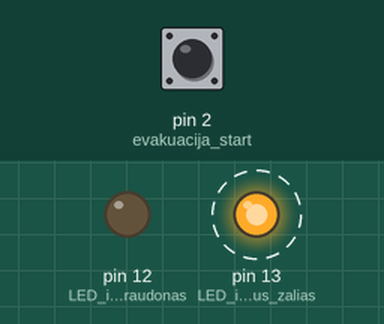
Simulated run of this sketch. Board: Arduino Uno, built with avr-gcc and run on an emulated ATmega328P. On the bench: output pins drawn as LEDs (lit = HIGH). Dashed ring = blinking. The test bench sets the inputs (shaded band); at power-on: pin 2 (evakuacija_start) LOW. What the sketch prints to the serial monitor is not drawn.

Above: at 5.0 s.
5.1 s: pin 2 (evakuacija_start) pulled HIGH for 1.8 s
At 8.3 s:
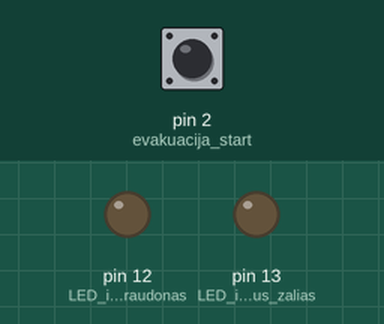
At 9.6 s:
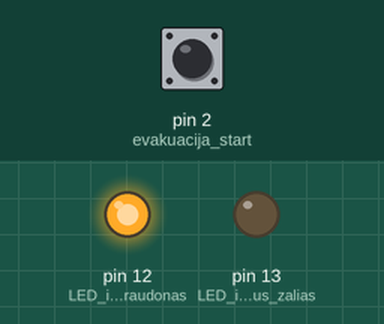
Timing chart, 0 to 16.0 s (numbered marks = the images above; inputs shaded):
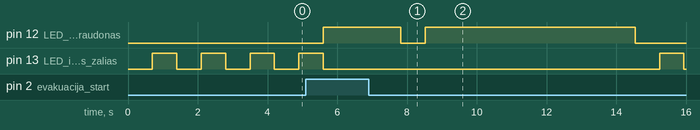

The sketch:

panel7.ino
```cpp
#include <avr/pgmspace.h>
#include <avr/wdt.h>

const byte D025x1u[] PROGMEM =  {0x00, 0x3A, 0x30, 0x30, 0x31, 0x39, 0x30, 0x30, 0x34, 0x32, 0x41, 0x35, 0x0D, 0x0A, 0x00, 0x3A, 0x30, 0x30, 0x31, 0x39, 0x30, 0x30, 0x41, 0x30, 0x34, 0x37, 0x0D, 0x0A, 0x00, 0x3A, 0x30, 0x34, 0x31, 0x39, 0x30, 0x30, 0x43, 0x30, 0x30, 0x30, 0x30, 0x34, 0x43, 0x46, 0x46, 0x43, 0x35, 0x34, 0x0D, 0x0A};
const byte D025x1l[] PROGMEM =  {0x00, 0x3A, 0x30, 0x30, 0x31, 0x39, 0x30, 0x30, 0x34, 0x31, 0x41, 0x36, 0x0D, 0x0A, 0x00, 0x3A, 0x30, 0x30, 0x31, 0x39, 0x30, 0x30, 0x41, 0x30, 0x34, 0x37, 0x0D, 0x0A, 0x00, 0x3A, 0x30, 0x34, 0x31, 0x39, 0x30, 0x30, 0x43, 0x30, 0x30, 0x30, 0x30, 0x34, 0x43, 0x46, 0x46, 0x43, 0x35, 0x34, 0x0D, 0x0A};
const byte D027x1u[] PROGMEM =  {0x00, 0x3A, 0x30, 0x30, 0x31, 0x42, 0x30, 0x30, 0x34, 0x32, 0x41, 0x33, 0x0D, 0x0A, 0x00, 0x3A, 0x30, 0x30, 0x31, 0x42, 0x30, 0x30, 0x41, 0x30, 0x34, 0x35, 0x0D, 0x0A, 0x00, 0x3A, 0x30, 0x34, 0x31, 0x42, 0x30, 0x30, 0x43, 0x30, 0x30, 0x30, 0x30, 0x34, 0x43, 0x46, 0x46, 0x43, 0x35, 0x32, 0x0D, 0x0A};
const byte D027x1l[] PROGMEM =  {0x00, 0x3A, 0x30, 0x30, 0x31, 0x42, 0x30, 0x30, 0x34, 0x31, 0x41, 0x34, 0x0D, 0x0A, 0x00, 0x3A, 0x30, 0x30, 0x31, 0x42, 0x30, 0x30, 0x41, 0x30, 0x34, 0x35, 0x0D, 0x0A, 0x00, 0x3A, 0x30, 0x34, 0x31, 0x42, 0x30, 0x30, 0x43, 0x30, 0x30, 0x30, 0x30, 0x34, 0x43, 0x46, 0x46, 0x43, 0x35, 0x32, 0x0D, 0x0A};
const byte D027x2u[] PROGMEM =  {0x00, 0x3A, 0x30, 0x30, 0x31, 0x42, 0x30, 0x30, 0x34, 0x36, 0x39, 0x46, 0x0D, 0x0A, 0x00, 0x3A, 0x30, 0x30, 0x31, 0x42, 0x30, 0x30, 0x41, 0x30, 0x34, 0x35, 0x0D, 0x0A, 0x00, 0x3A, 0x30, 0x34, 0x31, 0x42, 0x30, 0x30, 0x43, 0x30, 0x30, 0x30, 0x30, 0x34, 0x43, 0x46, 0x46, 0x43, 0x35, 0x32, 0x0D, 0x0A};
const byte D027x2l[] PROGMEM =  {0x00, 0x3A, 0x30, 0x30, 0x31, 0x42, 0x30, 0x30, 0x34, 0x35, 0x41, 0x30, 0x0D, 0x0A, 0x00, 0x3A, 0x30, 0x30, 0x31, 0x42, 0x30, 0x30, 0x41, 0x30, 0x34, 0x35, 0x0D, 0x0A, 0x00, 0x3A, 0x30, 0x34, 0x31, 0x42, 0x30, 0x30, 0x43, 0x30, 0x30, 0x30, 0x30, 0x34, 0x43, 0x46, 0x46, 0x43, 0x35, 0x32, 0x0D, 0x0A};
const byte D031x1u[] PROGMEM =  {0x00, 0x3A, 0x30, 0x30, 0x31, 0x46, 0x30, 0x30, 0x34, 0x36, 0x39, 0x42, 0x0D, 0x0A, 0x00, 0x3A, 0x30, 0x30, 0x31, 0x46, 0x30, 0x30, 0x34, 0x32, 0x39, 0x46, 0x0D, 0x0A, 0x00, 0x3A, 0x30, 0x30, 0x31, 0x46, 0x30, 0x30, 0x41, 0x30, 0x34, 0x31, 0x0D, 0x0A};
const byte D031x1l[] PROGMEM =  {0x00, 0x3A, 0x30, 0x30, 0x31, 0x46, 0x30, 0x30, 0x34, 0x35, 0x39, 0x43, 0x0D, 0x0A, 0x00, 0x3A, 0x30, 0x30, 0x31, 0x46, 0x30, 0x30, 0x34, 0x31, 0x41, 0x30, 0x0D, 0x0A, 0x00, 0x3A, 0x30, 0x30, 0x31, 0x46, 0x30, 0x30, 0x41, 0x30, 0x34, 0x31, 0x0D, 0x0A};
const byte D034x1u[] PROGMEM =  {0x00, 0x3A, 0x30, 0x30, 0x32, 0x32, 0x30, 0x30, 0x34, 0x36, 0x39, 0x38, 0x0D, 0x0A, 0x00, 0x3A, 0x30, 0x30, 0x32, 0x32, 0x30, 0x30, 0x34, 0x32, 0x39, 0x43, 0x0D, 0x0A, 0x00, 0x3A, 0x30, 0x30, 0x32, 0x32, 0x30, 0x30, 0x41, 0x30, 0x33, 0x45, 0x0D, 0x0A};
const byte D034x1l[] PROGMEM =  {0x00, 0x3A, 0x30, 0x30, 0x32, 0x32, 0x30, 0x30, 0x34, 0x35, 0x39, 0x39, 0x0D, 0x0A, 0x00, 0x3A, 0x30, 0x30, 0x32, 0x32, 0x30, 0x30, 0x34, 0x31, 0x39, 0x44, 0x0D, 0x0A, 0x00, 0x3A, 0x30, 0x30, 0x32, 0x32, 0x30, 0x30, 0x41, 0x30, 0x33, 0x45, 0x0D, 0x0A};
const byte D057x1u[] PROGMEM =  {0x00, 0x3A, 0x30, 0x30, 0x33, 0x39, 0x30, 0x30, 0x34, 0x32, 0x38, 0x35, 0x0D, 0x0A, 0x00, 0x3A, 0x30, 0x30, 0x33, 0x39, 0x30, 0x30, 0x41, 0x30, 0x32, 0x37, 0x0D, 0x0A, 0x00, 0x3A, 0x30, 0x34, 0x33, 0x39, 0x30, 0x30, 0x43, 0x30, 0x30, 0x30, 0x30, 0x34, 0x43, 0x46, 0x46, 0x43, 0x33, 0x34, 0x0D, 0x0A};
const byte D057x1l[] PROGMEM =  {0x00, 0x3A, 0x30, 0x30, 0x33, 0x39, 0x30, 0x30, 0x34, 0x31, 0x38, 0x36, 0x0D, 0x0A, 0x00, 0x3A, 0x30, 0x30, 0x33, 0x39, 0x30, 0x30, 0x41, 0x30, 0x32, 0x37, 0x0D, 0x0A, 0x00, 0x3A, 0x30, 0x34, 0x33, 0x39, 0x30, 0x30, 0x43, 0x30, 0x30, 0x30, 0x30, 0x34, 0x43, 0x46, 0x46, 0x43, 0x33, 0x34, 0x0D, 0x0A};
const byte D057x2u[] PROGMEM =  {0x00, 0x3A, 0x30, 0x30, 0x33, 0x39, 0x30, 0x30, 0x34, 0x36, 0x38, 0x31, 0x0D, 0x0A, 0x00, 0x3A, 0x30, 0x30, 0x33, 0x39, 0x30, 0x30, 0x41, 0x30, 0x32, 0x37, 0x0D, 0x0A, 0x00, 0x3A, 0x30, 0x34, 0x33, 0x39, 0x30, 0x30, 0x43, 0x30, 0x30, 0x30, 0x30, 0x34, 0x43, 0x46, 0x46, 0x43, 0x33, 0x34, 0x0D, 0x0A};
const byte D057x2l[] PROGMEM =  {0x00, 0x3A, 0x30, 0x30, 0x33, 0x39, 0x30, 0x30, 0x34, 0x35, 0x38, 0x32, 0x0D, 0x0A, 0x00, 0x3A, 0x30, 0x30, 0x33, 0x39, 0x30, 0x30, 0x41, 0x30, 0x32, 0x37, 0x0D, 0x0A, 0x00, 0x3A, 0x30, 0x34, 0x33, 0x39, 0x30, 0x30, 0x43, 0x30, 0x30, 0x30, 0x30, 0x34, 0x43, 0x46, 0x46, 0x43, 0x33, 0x34, 0x0D, 0x0A};
const byte D061x1u[] PROGMEM =  {0x00, 0x3A, 0x30, 0x30, 0x33, 0x44, 0x30, 0x30, 0x34, 0x32, 0x38, 0x31, 0x0D, 0x0A, 0x00, 0x3A, 0x30, 0x30, 0x33, 0x44, 0x30, 0x30, 0x41, 0x30, 0x32, 0x33, 0x0D, 0x0A, 0x00, 0x3A, 0x30, 0x34, 0x33, 0x44, 0x30, 0x30, 0x43, 0x30, 0x30, 0x30, 0x30, 0x34, 0x43, 0x46, 0x46, 0x43, 0x33, 0x30, 0x0D, 0x0A};
const byte D061x1l[] PROGMEM =  {0x00, 0x3A, 0x30, 0x30, 0x33, 0x44, 0x30, 0x30, 0x34, 0x31, 0x38, 0x32, 0x0D, 0x0A, 0x00, 0x3A, 0x30, 0x30, 0x33, 0x44, 0x30, 0x30, 0x41, 0x30, 0x32, 0x33, 0x0D, 0x0A, 0x00, 0x3A, 0x30, 0x34, 0x33, 0x44, 0x30, 0x30, 0x43, 0x30, 0x30, 0x30, 0x30, 0x34, 0x43, 0x46, 0x46, 0x43, 0x33, 0x30, 0x0D, 0x0A};
const byte D061x2u[] PROGMEM =  {0x00, 0x3A, 0x30, 0x30, 0x33, 0x44, 0x30, 0x30, 0x34, 0x36, 0x37, 0x44, 0x0D, 0x0A, 0x00, 0x3A, 0x30, 0x30, 0x33, 0x44, 0x30, 0x30, 0x41, 0x30, 0x32, 0x33, 0x0D, 0x0A, 0x00, 0x3A, 0x30, 0x34, 0x33, 0x44, 0x30, 0x30, 0x43, 0x30, 0x30, 0x30, 0x30, 0x34, 0x43, 0x46, 0x46, 0x43, 0x33, 0x30, 0x0D, 0x0A};
const byte D061x2l[] PROGMEM =  {0x00, 0x3A, 0x30, 0x30, 0x33, 0x44, 0x30, 0x30, 0x34, 0x35, 0x37, 0x45, 0x0D, 0x0A, 0x00, 0x3A, 0x30, 0x30, 0x33, 0x44, 0x30, 0x30, 0x41, 0x30, 0x32, 0x33, 0x0D, 0x0A, 0x00, 0x3A, 0x30, 0x34, 0x33, 0x44, 0x30, 0x30, 0x43, 0x30, 0x30, 0x30, 0x30, 0x34, 0x43, 0x46, 0x46, 0x43, 0x33, 0x30, 0x0D, 0x0A};
const byte D068x1u[] PROGMEM =  {0x00, 0x3A, 0x30, 0x30, 0x34, 0x34, 0x30, 0x30, 0x34, 0x32, 0x37, 0x41, 0x0D, 0x0A, 0x00, 0x3A, 0x30, 0x30, 0x34, 0x34, 0x30, 0x30, 0x41, 0x30, 0x31, 0x43, 0x0D, 0x0A, 0x00, 0x3A, 0x30, 0x34, 0x34, 0x34, 0x30, 0x30, 0x43, 0x30, 0x30, 0x30, 0x30, 0x34, 0x43, 0x46, 0x46, 0x43, 0x32, 0x39, 0x0D, 0x0A};
const byte D068x1l[] PROGMEM =  {0x00, 0x3A, 0x30, 0x30, 0x34, 0x34, 0x30, 0x30, 0x34, 0x31, 0x37, 0x42, 0x0D, 0x0A, 0x00, 0x3A, 0x30, 0x30, 0x34, 0x34, 0x30, 0x30, 0x41, 0x30, 0x31, 0x43, 0x0D, 0x0A, 0x00, 0x3A, 0x30, 0x34, 0x34, 0x34, 0x30, 0x30, 0x43, 0x30, 0x30, 0x30, 0x30, 0x34, 0x43, 0x46, 0x46, 0x43, 0x32, 0x39, 0x0D, 0x0A};
const byte D068x2u[] PROGMEM =  {0x00, 0x3A, 0x30, 0x30, 0x34, 0x34, 0x30, 0x30, 0x34, 0x36, 0x37, 0x36, 0x0D, 0x0A, 0x00, 0x3A, 0x30, 0x30, 0x34, 0x34, 0x30, 0x30, 0x41, 0x30, 0x31, 0x43, 0x0D, 0x0A, 0x00, 0x3A, 0x30, 0x34, 0x34, 0x34, 0x30, 0x30, 0x43, 0x30, 0x30, 0x30, 0x30, 0x34, 0x43, 0x46, 0x46, 0x43, 0x32, 0x39, 0x0D, 0x0A};
const byte D068x2l[] PROGMEM =  {0x00, 0x3A, 0x30, 0x30, 0x34, 0x34, 0x30, 0x30, 0x34, 0x35, 0x37, 0x37, 0x0D, 0x0A, 0x00, 0x3A, 0x30, 0x30, 0x34, 0x34, 0x30, 0x30, 0x41, 0x30, 0x31, 0x43, 0x0D, 0x0A, 0x00, 0x3A, 0x30, 0x34, 0x34, 0x34, 0x30, 0x30, 0x43, 0x30, 0x30, 0x30, 0x30, 0x34, 0x43, 0x46, 0x46, 0x43, 0x32, 0x39, 0x0D, 0x0A};
const byte D078x1u[] PROGMEM =  {0x00, 0x3A, 0x30, 0x30, 0x34, 0x45, 0x30, 0x30, 0x34, 0x32, 0x37, 0x30, 0x0D, 0x0A, 0x00, 0x3A, 0x30, 0x30, 0x34, 0x45, 0x30, 0x30, 0x41, 0x30, 0x31, 0x32, 0x0D, 0x0A, 0x00, 0x3A, 0x30, 0x34, 0x34, 0x45, 0x30, 0x30, 0x43, 0x30, 0x30, 0x30, 0x30, 0x34, 0x43, 0x46, 0x46, 0x43, 0x31, 0x46, 0x0D, 0x0A};
const byte D078x1l[] PROGMEM =  {0x00, 0x3A, 0x30, 0x30, 0x34, 0x45, 0x30, 0x30, 0x34, 0x31, 0x37, 0x31, 0x0D, 0x0A, 0x00, 0x3A, 0x30, 0x30, 0x34, 0x45, 0x30, 0x30, 0x41, 0x30, 0x31, 0x32, 0x0D, 0x0A, 0x00, 0x3A, 0x30, 0x34, 0x34, 0x45, 0x30, 0x30, 0x43, 0x30, 0x30, 0x30, 0x30, 0x34, 0x43, 0x46, 0x46, 0x43, 0x31, 0x46, 0x0D, 0x0A};
const byte D078x2u[] PROGMEM =  {0x00, 0x3A, 0x30, 0x30, 0x34, 0x45, 0x30, 0x30, 0x34, 0x36, 0x36, 0x43, 0x0D, 0x0A, 0x00, 0x3A, 0x30, 0x30, 0x34, 0x45, 0x30, 0x30, 0x41, 0x30, 0x31, 0x32, 0x0D, 0x0A, 0x00, 0x3A, 0x30, 0x34, 0x34, 0x45, 0x30, 0x30, 0x43, 0x30, 0x30, 0x30, 0x30, 0x34, 0x43, 0x46, 0x46, 0x43, 0x31, 0x46, 0x0D, 0x0A};
const byte D078x2l[] PROGMEM =  {0x00, 0x3A, 0x30, 0x30, 0x34, 0x45, 0x30, 0x30, 0x34, 0x35, 0x36, 0x44, 0x0D, 0x0A, 0x00, 0x3A, 0x30, 0x30, 0x34, 0x45, 0x30, 0x30, 0x41, 0x30, 0x31, 0x32, 0x0D, 0x0A, 0x00, 0x3A, 0x30, 0x34, 0x34, 0x45, 0x30, 0x30, 0x43, 0x30, 0x30, 0x30, 0x30, 0x34, 0x43, 0x46, 0x46, 0x43, 0x31, 0x46, 0x0D, 0x0A};
const byte D086x1u[] PROGMEM =  {0x00, 0x3A, 0x30, 0x30, 0x35, 0x36, 0x30, 0x30, 0x34, 0x36, 0x36, 0x34, 0x0D, 0x0A, 0x00, 0x3A, 0x30, 0x30, 0x35, 0x36, 0x30, 0x30, 0x34, 0x32, 0x36, 0x38, 0x0D, 0x0A, 0x00, 0x3A, 0x30, 0x30, 0x35, 0x36, 0x30, 0x30, 0x41, 0x30, 0x30, 0x41, 0x0D, 0x0A};
const byte D086x1l[] PROGMEM =  {0x00, 0x3A, 0x30, 0x30, 0x35, 0x36, 0x30, 0x30, 0x34, 0x35, 0x36, 0x35, 0x0D, 0x0A, 0x00, 0x3A, 0x30, 0x30, 0x35, 0x36, 0x30, 0x30, 0x34, 0x31, 0x36, 0x39, 0x0D, 0x0A, 0x00, 0x3A, 0x30, 0x30, 0x35, 0x36, 0x30, 0x30, 0x41, 0x30, 0x30, 0x41, 0x0D, 0x0A};
const byte D087x1u[] PROGMEM =  {0x00, 0x3A, 0x30, 0x30, 0x35, 0x37, 0x30, 0x30, 0x34, 0x36, 0x36, 0x33, 0x0D, 0x0A, 0x00, 0x3A, 0x30, 0x30, 0x35, 0x37, 0x30, 0x30, 0x34, 0x32, 0x36, 0x37, 0x0D, 0x0A, 0x00, 0x3A, 0x30, 0x30, 0x35, 0x37, 0x30, 0x30, 0x41, 0x30, 0x30, 0x39, 0x0D, 0x0A};
const byte D087x1l[] PROGMEM =  {0x00, 0x3A, 0x30, 0x30, 0x35, 0x37, 0x30, 0x30, 0x34, 0x35, 0x36, 0x34, 0x0D, 0x0A, 0x00, 0x3A, 0x30, 0x30, 0x35, 0x37, 0x30, 0x30, 0x34, 0x31, 0x36, 0x38, 0x0D, 0x0A, 0x00, 0x3A, 0x30, 0x30, 0x35, 0x37, 0x30, 0x30, 0x41, 0x30, 0x30, 0x39, 0x0D, 0x0A};

int S;
int k;
int u;
unsigned int D;


void setup() {
  pinMode(13, OUTPUT);    //LED indikatorius zalias
  pinMode(12, OUTPUT);    //LED indikatorius raudonas
  pinMode(2, INPUT);      //evakuacija start
  Serial.begin(9600);
  wdt_enable(WDTO_8S);
}
void loop() {
  S = 0;
  delay(700);
  digitalWrite(13, HIGH);
  delay(700);
  digitalWrite(13, LOW);
  wdt_reset();
  if (digitalRead(2) == HIGH)                                                               // jei 2 high - atrakinam
  {
    digitalWrite(12, HIGH);
    delay(1500);
    if (S < 1) {
      for (k = 0; k < 50; k++) {                  //
        D = pgm_read_byte(D025x1l + k);            // 25.1 duru uzrakinimas
        Serial.write(D);                          //
      }
      delay(40);
      for (k = 0; k < 50; k++) {                   //
        D = pgm_read_byte(D027x1l + k);            // 27.1 duru uzrakinimas
        Serial.write(D);                          //
      }
      delay(40);
      for (k = 0; k < 50; k++) {                  //
        D = pgm_read_byte(D027x2l + k);            // 27.2 duru uzrakinimas
        Serial.write(D);                          //
      }
      delay(40);
      for (k = 0; k < 42; k++) {                   //
        D = pgm_read_byte(D031x1l + k);            // 31.1 duru uzrakinimas
        Serial.write(D);                          //
      }
      delay(40);
      for (k = 0; k < 42; k++) {                  //
        D = pgm_read_byte(D034x1l + k);            // 34.1 duru uzrakinimas
        Serial.write(D);                          //
      }
      delay(40);
      for (k = 0; k < 50; k++) {                   //
        D = pgm_read_byte(D057x1l + k);            // 57.1 duru uzrakinimas
        Serial.write(D);                          //
      }
      delay(40);
      for (k = 0; k < 50; k++) {                  //
        D = pgm_read_byte(D057x2l + k);            // 57.2 duru uzrakinimas
        Serial.write(D);                          //
      }
      delay(40);
      for (k = 0; k < 50; k++) {                   //
        D = pgm_read_byte(D061x1l + k);            // 61.1 duru uzrakinimas
        Serial.write(D);                          //
      }
      delay(40);
      for (k = 0; k < 50; k++) {                  //
        D = pgm_read_byte(D061x2l + k);            // 61.2 duru uzrakinimas
        Serial.write(D);                          //
      }
      delay(40);
      for (k = 0; k < 50; k++) {                   //
        D = pgm_read_byte(D068x1l + k);            // 68.1 duru uzrakinimas
        Serial.write(D);                          //
      }
      delay(40);
      for (k = 0; k < 50; k++) {                  //
        D = pgm_read_byte(D068x2l + k);            // 68.2 duru uzrakinimas
        Serial.write(D);                          //
      }
      delay(40);
      for (k = 0; k < 50; k++) {                   //
        D = pgm_read_byte(D078x1l + k);            // 78.1 duru uzrakinimas
        Serial.write(D);                          //
      }
      delay(40);
      for (k = 0; k < 50; k++) {                  //
        D = pgm_read_byte(D078x2l + k);            // 78.2 duru uzrakinimas
        Serial.write(D);                          //
      }
      delay(40);
      for (k = 0; k < 42; k++) {                   //
        D = pgm_read_byte(D086x1l + k);            // 86.1 duru uzrakinimas
        Serial.write(D);                          //
      }
      delay(40);
      for (k = 0; k < 42; k++) {                  //
        D = pgm_read_byte(D087x1l + k);            // 87.1 duru uzrakinimas
        Serial.write(D);                          //
      }
      delay(40);
      digitalWrite(12, LOW);
      wdt_reset();
      S = S++;
    }

atrakinam:
    delay(700);
    digitalWrite(12, HIGH);
    for (k = 0; k < 50; k++) {                  //
      D = pgm_read_byte(D025x1u + k);            // 25.1 duru atrakinimas
      Serial.write(D);                          //
    }
    delay(40);
    for (k = 0; k < 50; k++) {                   //
      D = pgm_read_byte(D027x1u + k);            // 27.1 duru atrakinimas
      Serial.write(D);                          //
    }
    delay(40);
    for (k = 0; k < 50; k++) {                  //
      D = pgm_read_byte(D027x2u + k);            // 27.2 duru atrakinimas
      Serial.write(D);                          //
    }
    delay(40);
    for (k = 0; k < 42; k++) {                   //
      D = pgm_read_byte(D031x1u + k);            // 31.1 duru atrakinimas
      Serial.write(D);                          //
    }
    delay(40);
    for (k = 0; k < 42; k++) {                  //
      D = pgm_read_byte(D034x1u + k);            // 34.1 duru atrakinimas
      Serial.write(D);                          //
    }
    delay(40);
    for (k = 0; k < 50; k++) {                   //
      D = pgm_read_byte(D057x1u + k);            // 57.1 duru atrakinimas
      Serial.write(D);                          //
    }
    delay(40);
    for (k = 0; k < 50; k++) {                  //
      D = pgm_read_byte(D057x2u + k);            // 57.2 duru atrakinimas
      Serial.write(D);                          //
    }
    delay(40);
    for (k = 0; k < 50; k++) {                   //
      D = pgm_read_byte(D061x1u + k);            // 61.1 duru atrakinimas
      Serial.write(D);                          //
    }
    delay(40);
    for (k = 0; k < 50; k++) {                  //
      D = pgm_read_byte(D061x2u + k);            // 61.2 duru atrakinimas
      Serial.write(D);                          //
    }
    delay(40);
    for (k = 0; k < 50; k++) {                   //
      D = pgm_read_byte(D068x1u + k);            // 68.1 duru atrakinimas
      Serial.write(D);                          //
    }
    delay(40);
    for (k = 0; k < 50; k++) {                  //
      D = pgm_read_byte(D068x2u + k);            // 68.2 duru atrakinimas
      Serial.write(D);                          //
    }
    delay(40);
    for (k = 0; k < 50; k++) {                   //
      D = pgm_read_byte(D078x1u + k);            // 78.1 duru atrakinimas
      Serial.write(D);                          //
    }
    delay(40);
    for (k = 0; k < 50; k++) {                  //
      D = pgm_read_byte(D078x2u + k);            // 78.2 duru atrakinimas
      Serial.write(D);                          //
    }
    delay(40);
    for (k = 0; k < 42; k++) {                   //
      D = pgm_read_byte(D086x1u + k);            // 86.1 duru atrakinimas
      Serial.write(D);                          //
    }
    delay(40);
    for (k = 0; k < 42; k++) {                  //
      D = pgm_read_byte(D087x1u + k);            // 87.1 duru atrakinimas
      Serial.write(D);                          //
    }
    delay(40);
    wdt_reset();
uzrakinam:
    if (digitalRead(2) == LOW)                                                  // jei 2 low - uzrakinam


      for (u = 0; u < 6; u++) {
        for (k = 0; k < 50; k++) {                  //
          D = pgm_read_byte(D025x1l + k);            // 25.1 duru uzrakinimas
          Serial.write(D);                          //
        }
        delay(40);
        for (k = 0; k < 50; k++) {                   //
          D = pgm_read_byte(D027x1l + k);            // 27.1 duru uzrakinimas
          Serial.write(D);                          //
        }
        delay(40);
        for (k = 0; k < 50; k++) {                  //
          D = pgm_read_byte(D027x2l + k);            // 27.2 duru uzrakinimas
          Serial.write(D);                          //
        }
        delay(40);
        for (k = 0; k < 42; k++) {                   //
          D = pgm_read_byte(D031x1l + k);            // 31.1 duru uzrakinimas
          Serial.write(D);                          //
        }
        delay(40);
        for (k = 0; k < 42; k++) {                  //
          D = pgm_read_byte(D034x1l + k);            // 34.1 duru uzrakinimas
          Serial.write(D);                          //
        }
        delay(40);
        for (k = 0; k < 50; k++) {                   //
          D = pgm_read_byte(D057x1l + k);            // 57.1 duru uzrakinimas
          Serial.write(D);                          //
        }
        delay(40);
        for (k = 0; k < 50; k++) {                  //
          D = pgm_read_byte(D057x2l + k);            // 57.2 duru uzrakinimas
          Serial.write(D);                          //
        }
        delay(40);
        for (k = 0; k < 50; k++) {                   //
          D = pgm_read_byte(D061x1l + k);            // 61.1 duru uzrakinimas
          Serial.write(D);                          //
        }
        delay(40);
        for (k = 0; k < 50; k++) {                  //
          D = pgm_read_byte(D061x2l + k);            // 61.2 duru uzrakinimas
          Serial.write(D);                          //
        }
        delay(40);
        for (k = 0; k < 50; k++) {                   //
          D = pgm_read_byte(D068x1l + k);            // 68.1 duru uzrakinimas
          Serial.write(D);                          //
        }
        delay(40);
        for (k = 0; k < 50; k++) {                  //
          D = pgm_read_byte(D068x2l + k);            // 68.2 duru uzrakinimas
          Serial.write(D);                          //
        }
        delay(40);
        for (k = 0; k < 50; k++) {                   //
          D = pgm_read_byte(D078x1l + k);            // 78.1 duru uzrakinimas
          Serial.write(D);                          //
        }
        delay(40);
        for (k = 0; k < 50; k++) {                  //
          D = pgm_read_byte(D078x2l + k);            // 78.2 duru uzrakinimas
          Serial.write(D);                          //
        }
        delay(40);
        for (k = 0; k < 42; k++) {                   //
          D = pgm_read_byte(D086x1l + k);            // 86.1 duru uzrakinimas
          Serial.write(D);                          //
        }
        delay(40);
        for (k = 0; k < 42; k++) {                  //
          D = pgm_read_byte(D087x1l + k);            // 87.1 duru uzrakinimas
          Serial.write(D);                          //
        }
        delay(200);
        wdt_reset();
        u = u++;
      }
    if (digitalRead(2) == HIGH)
    {
      goto atrakinam;
    }

    digitalWrite(12, LOW);
  }
}
```

Measured:
- after the input at 5.1 s, pin 12 (LED_indikatorius_raudonas): LOW → HIGH after 0.50 s, → LOW 2.2 s later, → HIGH 0.70 s later, → LOW 6.0 s later
